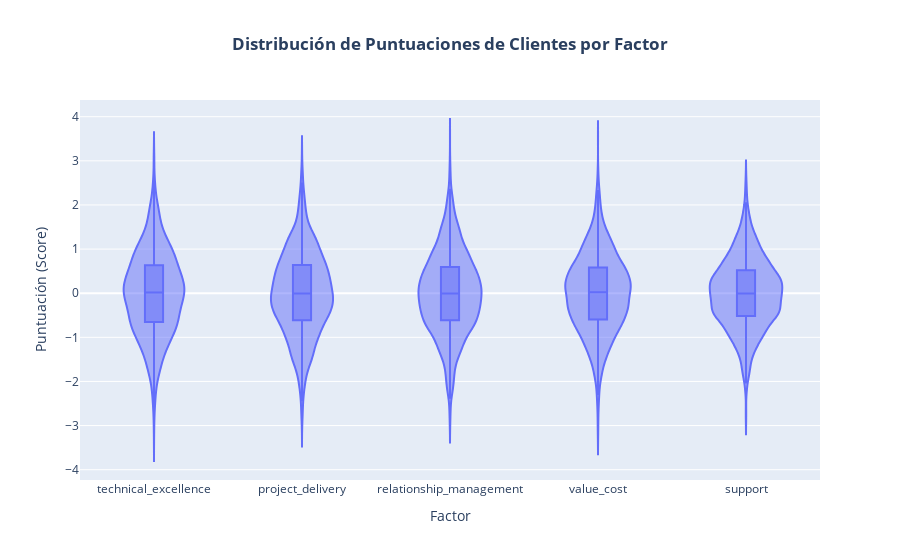

Notebook cell for this chart:
### Code cell
#Mejora de codigo con Gemini para visualizaciones claras y mas profesionales
df_melted = factor_scores_df.melt(var_name='Factor', value_name='Score')

fig = px.violin(
    df_melted,
    y='Score',
    x='Factor',
    box=True,  # Muestra el box plot adentro
    points=False, # Oculta los puntos individuales
    title='<b>Distribución de Puntuaciones de Clientes por Factor</b>'
)

fig.update_layout(
    xaxis_title="Factor",
    yaxis_title="Puntuación (Score)",
    title_x=0.5
)

fig.show()

### Figure 1 — Plotly figure (JSON) as saved in the notebook; plotly's stock layout.template omitted (floating-point values rounded to 4 significant figures; data arrays with more than 128 entries replaced by an {"elided": "..."} marker saying what was removed)
{"data": [{"alignmentgroup": "True", "box": {"visible": true}, "hovertemplate": "Factor=%{x}<br>Score=%{y}<extra></extra>", "legendgroup": "", "marker": {"color": "#636efa"}, "name": "", "offsetgroup": "", "orientation": "v", "points": false, "scalegroup": "True", "showlegend": false, "type": "violin", "x": {"elided": "17000 str values"}, "x0": " ", "xaxis": "x", "y": {"elided": "17000 float values"}, "y0": " ", "yaxis": "y"}], "layout": {"legend": {"tracegroupgap": 0}, "title": {"text": "<b>Distribución de Puntuaciones de Clientes por Factor</b>", "x": 0.5}, "violinmode": "group", "xaxis": {"anchor": "y", "domain": [0, 1], "title": {"text": "Factor"}}, "yaxis": {"anchor": "x", "domain": [0, 1], "title": {"text": "Puntuación (Score)"}}}}
